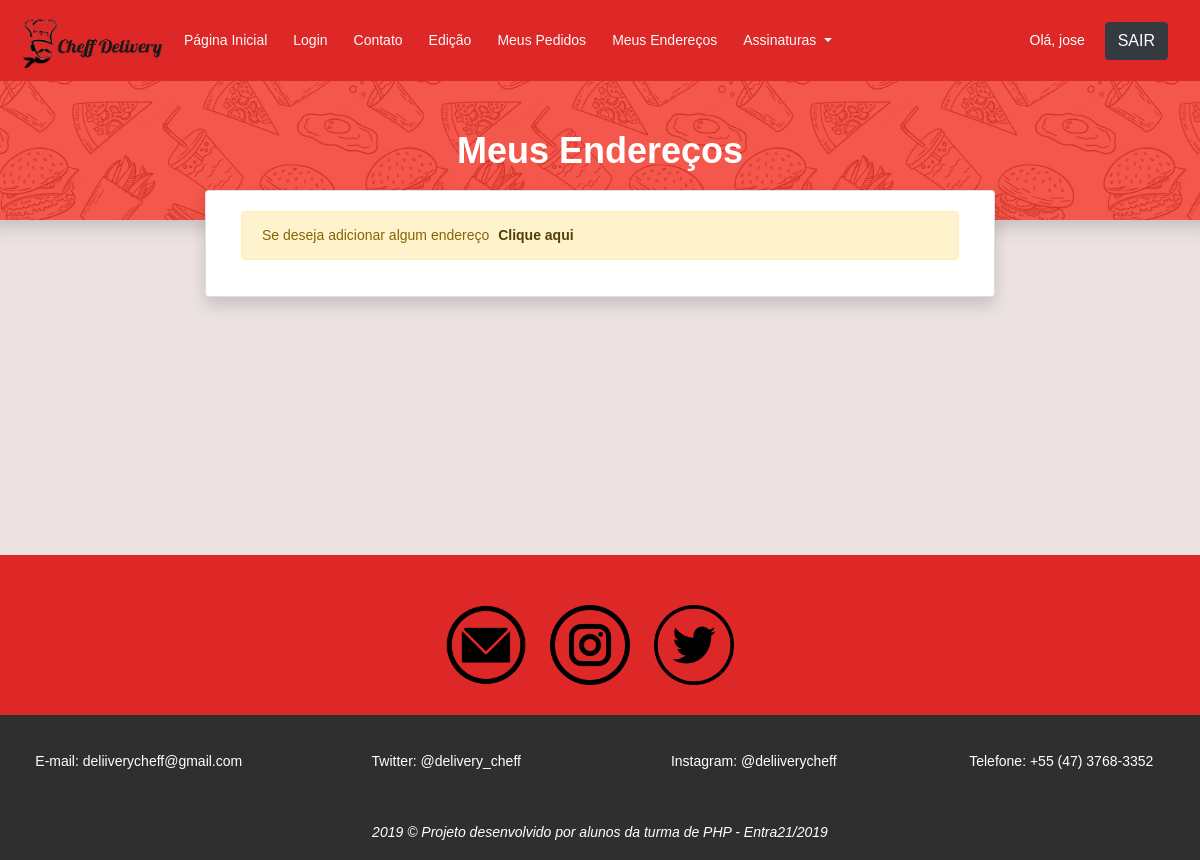
The app's page /enderecos.php (signed in), older data.
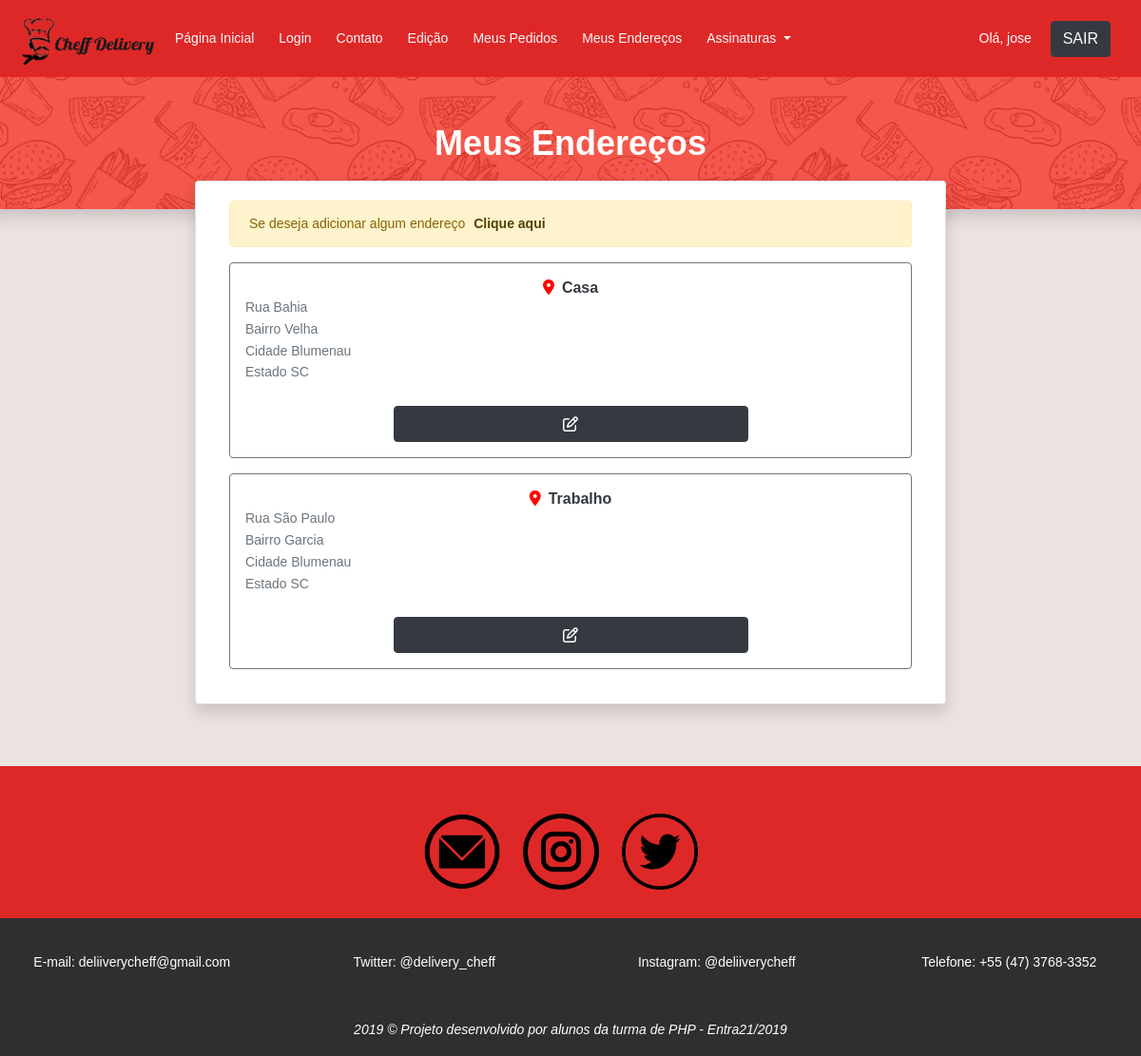
The same page, newer data.
### tables this page shows
CREATE TABLE `enderecos` (
  `id_endereco` int(11) NOT NULL,
  `id_usuario` int(11) NOT NULL,
  `local` varchar(255) NOT NULL,
  `rua` varchar(255) NOT NULL,
  `bairro` varchar(255) NOT NULL,
  `cidade` varchar(255) NOT NULL,
  `estado` varchar(255) NOT NULL
);

### enderecos.php (the view, shortened to what this page needs)
 <?php
 require_once"include/conexao.php";
 $lista = "SELECT * FROM enderecos WHERE id_usuario = {$_SESSION['id_usuario']}
 ";
 $query = mysqli_query($con, $lista);
 $lista = mysqli_fetch_all($query, MYSQLI_ASSOC);
 ?>
 <!DOCTYPE html>
 <html lang="pt-br">
 <head>
 	<link rel="stylesheet" href="https://stackpath.bootstrapcdn.com/bootstrap/4.3.1/css/bootstrap.min.css">
 	<link rel="stylesheet" type="text/css" href="media/css/estilos.css">
 	<link rel="stylesheet" href="media/css/main.css">
 </head>
 <body style="background-color: rgb(235, 226, 225);">
 	<?php
 	require_once "header.php";
 	?>
 	<div class="row">
 		<div class="shadow " style="  background-color: #f2392c ;background-image: url('media/images/food-pattern.png');min-height: 100px; min-width: 100%; background-size: 30%; background-position: center 1050px;">
 			<h1 class="text-white mb-5 text-center mt-5">Meus Endereços</h1>
 		</div>
 	</div>
 <div class="row">
 	<div class="col-10 col-md-8 mt-5 offset-md-2 " style="margin-top: -30px !important; min-height: 300px;">
 		<div class="card shadow" style="margin-right: auto; margin-left: auto;">
 			<div class="card-body" >
 				<div class="col-md-12">
 					<div class="alert alert-warning " role="alert">
 						Se deseja adicionar algum endereço <a href="CadastroEndereco.php" class="alert-link ml-5 ">Clique aqui</a>
 					</div>
 				</div>
 				<?php foreach ($lista as $item) { ?>
 					<div class=" col-md-12 col-12">
 						<div class="card border-secondary mb-3 " style="min-height: 100px;">
 							<h5 class="card-text text-dark text-center font-weight-bold mt-3"><i class="fas fa-map-marker-alt mr-2" style="color: red;"	></i><?=utf8_encode($item['local'])?></h5>
 							<div class="card-text text-secondary ml-3">Rua <?=utf8_encode($item['rua'])?></div>
 							<div class="card-text text-secondary ml-3">Bairro <?=utf8_encode($item['bairro'])?></div>
 							<div class="card-text text-secondary ml-3">Cidade <?=utf8_encode($item['cidade'])?></div>
 							<div class="card-text text-secondary ml-3 mb-4">Estado <?=utf8_encode($item['estado'])?></div>
 							<div class="row">
 								<a href="edicaoEndereco.php?id=<?=$item['id_endereco']?>" class="btn btn-dark col-md-6 offset-md-3 mb-3"><i class="far fa-edit"></i></a>
 							</div>
 						</div>
 					</div>
 				<?php } ?>
 			</div>
 		</div>
 	</div>
 </div>
 <?php
 require_once "footer.php";
 ?>
</body>
</html>

Row changes from the older to the newer data that the page shows:
added enderecos: local "Casa", rua "Bahia", bairro "Velha", cidade "Blumenau", estado "SC"
added enderecos: local "Trabalho", rua "São Paulo", bairro "Garcia", cidade "Blumenau", estado "SC"
